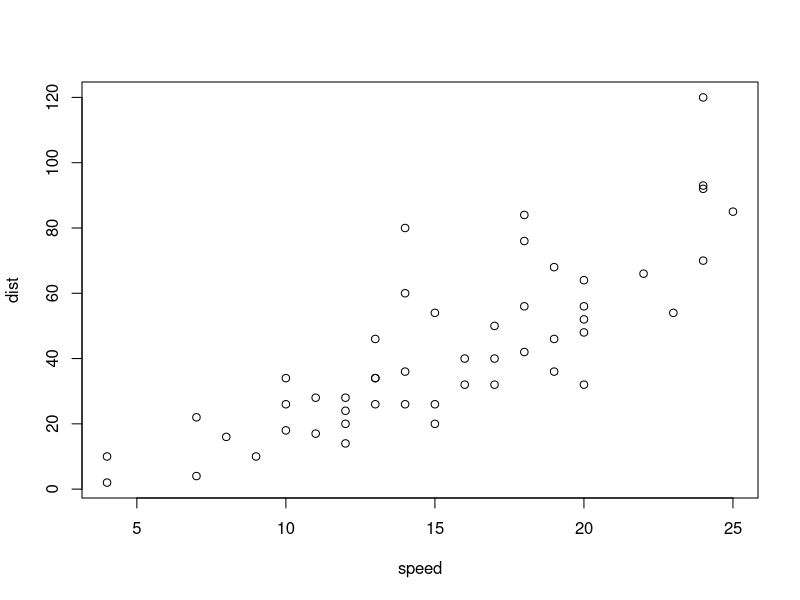
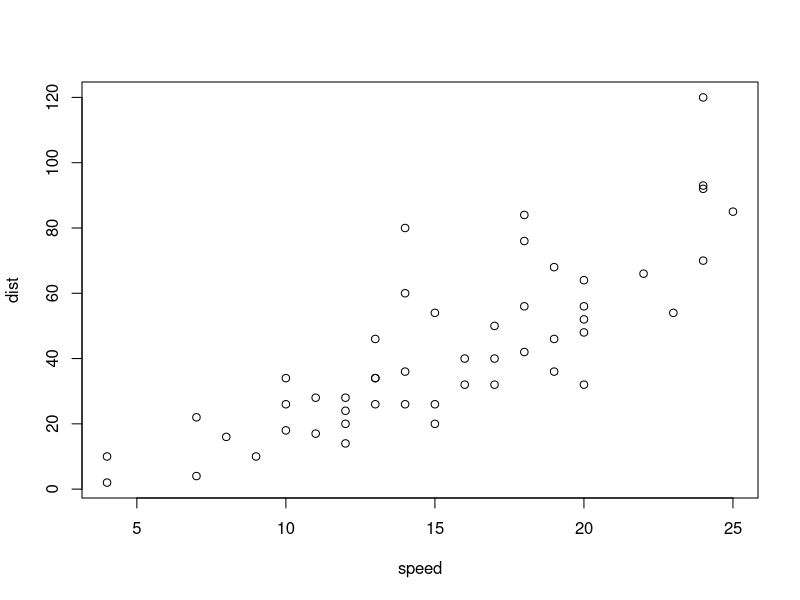
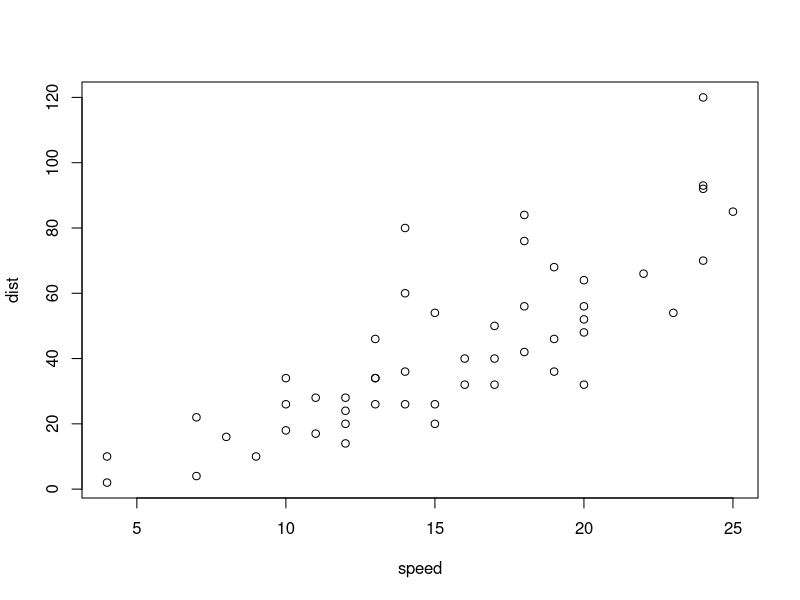
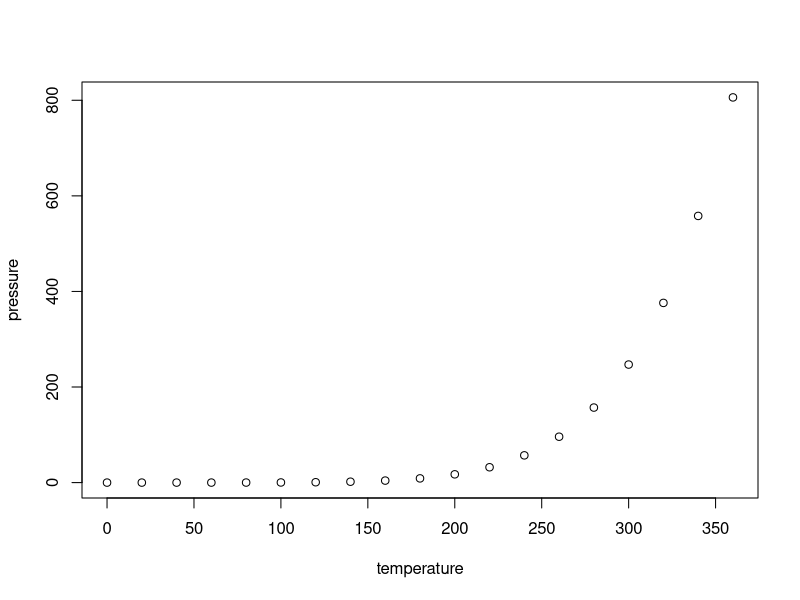
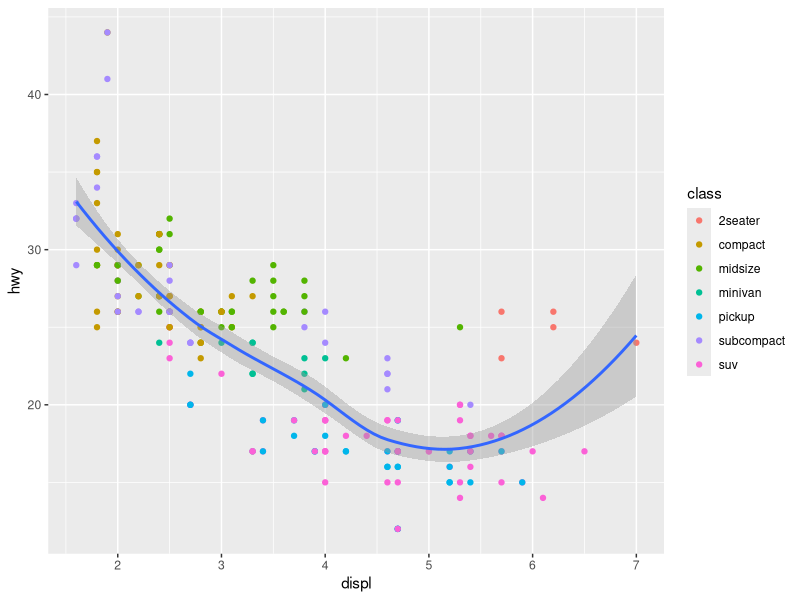

The R script that drew these images, in order:
## ---- chunk 1
# Ce code sera exécuté à la compilation
2 + 3
## ---- chunk 2
#| echo: false
# Seule la sortie sera affichée
data.frame(
  country = c("Canada", "USA", "Mexico"),
  var = c(2.9, 3.1, 4.5)
)
## ---- chunk 3
plot(cars)
## ---- chunk 4
#| fig-cap: "Distance d'arrêt selon la vitesse de l'automobile"

plot(cars)
## ---- chunk 5
#| layout-ncol: 2
#| fig-cap: 
#|   - "Distance d'arrêt selon la vitesse de l'automobile"
#|   - "Pression de la vapeur de mercure selon la température"

plot(cars)
plot(pressure)
## ---- chunk 6
library(ggplot2)

ggplot(data = mpg, mapping = aes(x = displ, y = hwy)) + 
  geom_point(mapping = aes(color = class)) + 
  geom_smooth()
